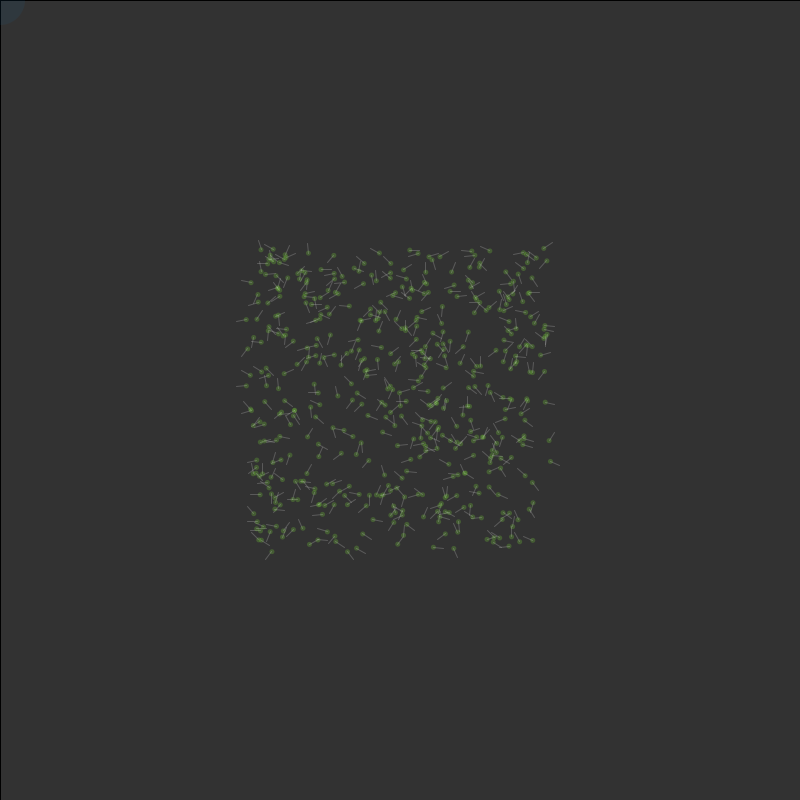
Frame 1 (no input)
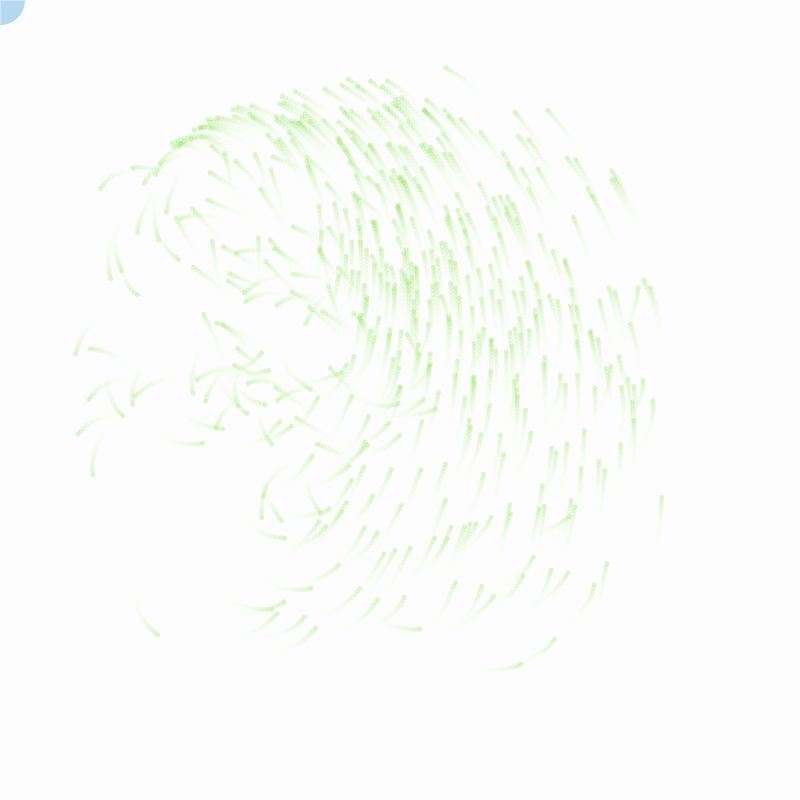
Frame 60 (the mouse pressed at the canvas centre just before this capture)
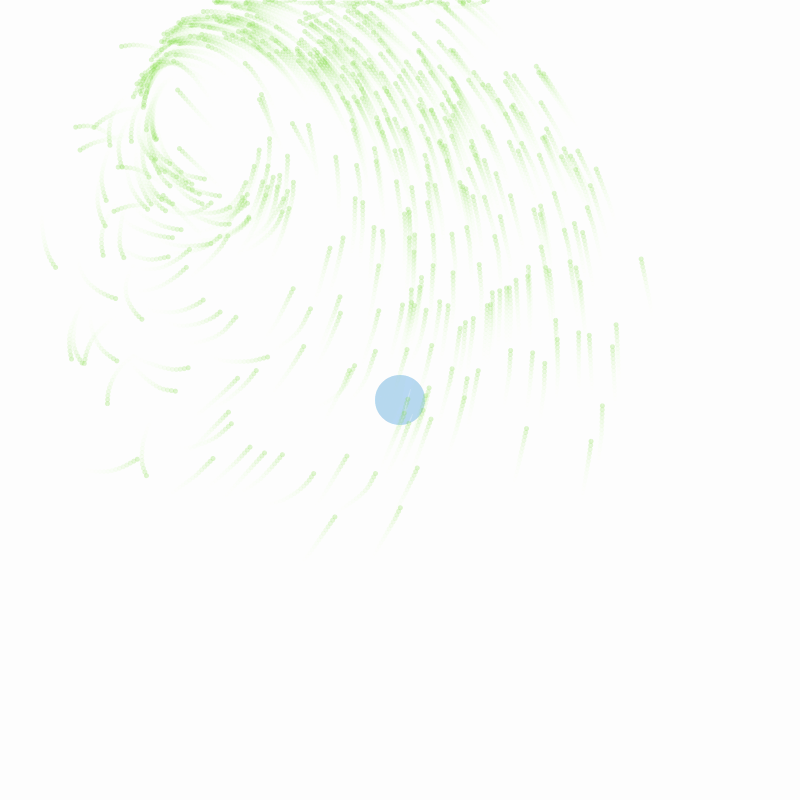
Frame 120 (the mouse held since frame 60 and released just before this capture)

The Processing sketch that drew these frames (run headless with seeded random() and noise(); from frame 60 on, the mouse is pressed at the canvas centre):

// Processing sketch: processing_186761
// ── processing_186761.pde

int n;

ArrayList<Particle> particles;

int oX;
int oY;

float v;

int posY = mouseY;
int posX = mouseX;

void setup() {
  size(800, 800);
  background(0);
  smooth();
  frameRate(60);
  noCursor();
  particles = new ArrayList();

  for (int i = 0; i < 500; i++) {
    particles.add(new Particle(random(250, 550), random(250, 550)));
  }

  v = 4;
}

void draw() {
  fill(255, 50); // semi-transparent white
  rect(0, 0, width, height);

  noStroke();
  fill(19, 128, 207, 20);
  ellipse(mouseX, mouseY, 50, 50);

  oX = 0;
  oY = 0;
  for (Particle p : particles) {
    oX += p.x;
    oY += p.y;
  }
  oX = ((oX/particles.size())+posX)/2;
  oY = ((oY/particles.size())+posY)/2;



  for (Particle p : particles) {
    p.move();
    p.draw();
  }
}

void mouseClicked() {
  posY = mouseY;
  posX = mouseX;
  noStroke();
  fill(19, 128, 207, 80);
  ellipse(mouseX, mouseY, 80, 80);
}

class Particle {
  float x;
  float y;

  float vX;
  float vY;

  float t;

  Particle(float x, float y) {
    this.x = x;
    this.y = y;
    this.t = random(TWO_PI);
  }

  void move() {
    if (x <= 0 || x >= 800 || y <= 0 || y >= 800) t += PI;

    //else t += 0.2-random(0.4);
    float dA;
    float dX = x - oX;
    float dY = y - oY;

    t = t%TWO_PI;

    float a = atan2(dX, dY)+PI;

    dA = abs(t-a);


    //text("t = " + t.toFixed(2) + " a = " + a.toFixed(2), x+10, y+10);


    if (abs(a-t) > 1) {
      t += random(v)/random(20, 40);
    }

    vX = sin(t);
    vY = cos(t);

    x += vX*v;
    y += vY*v;
  }

  void draw() {
    noStroke();
    fill(123, 214, 54, 65);
    ellipse(x, y, 5, 5);
    stroke(255, 50);
    line(x, y, x+vX*10, y+vY*10);
  }
}
